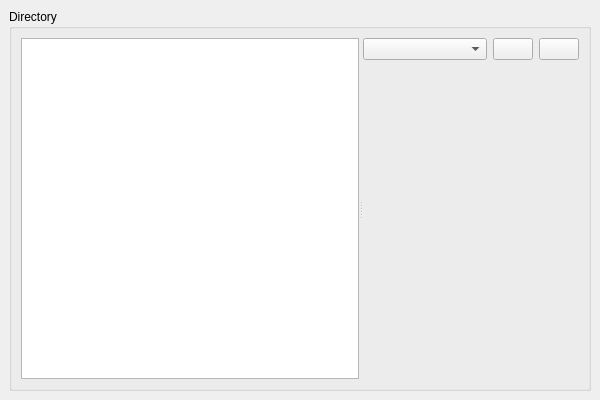
<?xml version="1.0" encoding="UTF-8"?>
<ui version="4.0">
 <class>StackedWidgetTabOptions</class>
 <widget class="QStackedWidget" name="StackedWidgetTabOptions">
  <property name="geometry">
   <rect>
    <x>0</x>
    <y>0</y>
    <width>600</width>
    <height>400</height>
   </rect>
  </property>
  <property name="windowTitle">
   <string>StackedWidget</string>
  </property>
  <property name="currentIndex">
   <number>0</number>
  </property>
  <widget class="QWidget" name="page01Directory">
   <layout class="QGridLayout" name="gridLayout">
    <item row="0" column="0">
     <widget class="QGroupBox" name="groupBox">
      <property name="title">
       <string>Directory</string>
      </property>
      <layout class="QGridLayout" name="gridLayout_3">
       <item row="0" column="0">
        <widget class="QSplitter" name="sDirectory">
         <property name="orientation">
          <enum>Qt::Horizontal</enum>
         </property>
         <widget class="QListWidget" name="lw01TreeDirectory"/>
         <widget class="QWidget" name="layoutWidget">
          <layout class="QGridLayout" name="cblBox" rowstretch="0,10" columnstretch="10,0,0" rowminimumheight="0,10" columnminimumwidth="10,0,0">
           <item row="0" column="0">
            <widget class="QComboBox" name="cb01PathData">
             <property name="editable">
              <bool>false</bool>
             </property>
            </widget>
           </item>
           <item row="0" column="1">
            <widget class="QPushButton" name="b01Reset">
             <property name="text">
              <string/>
             </property>
             <property name="icon">
              <iconset resource="rML.qrc">
               <normaloff>:/mlReset.png</normaloff>:/mlReset.png</iconset>
             </property>
            </widget>
           </item>
           <item row="0" column="2">
            <widget class="QPushButton" name="b02Save">
             <property name="text">
              <string/>
             </property>
             <property name="icon">
              <iconset resource="rML.qrc">
               <normaloff>:/mlSave.png</normaloff>:/mlSave.png</iconset>
             </property>
            </widget>
           </item>
           <item row="1" column="0" colspan="3">
            <widget class="QLabel" name="l01Preview">
             <property name="text">
              <string/>
             </property>
            </widget>
           </item>
          </layout>
         </widget>
        </widget>
       </item>
      </layout>
     </widget>
    </item>
   </layout>
  </widget>
  <widget class="QWidget" name="page02Files">
   <layout class="QGridLayout" name="gridLayout_2">
    <item row="0" column="0">
     <widget class="QGroupBox" name="gbFiles">
      <property name="title">
       <string>Text and Image Files</string>
      </property>
      <layout class="QHBoxLayout" name="horizontalLayout">
       <item>
        <widget class="QTableWidget" name="tw01Files"/>
       </item>
       <item>
        <widget class="QSplitter" name="sFiles">
         <property name="orientation">
          <enum>Qt::Horizontal</enum>
         </property>
         <widget class="QWidget" name="layoutWidget">
          <layout class="QGridLayout" name="cblBoxFile01" rowstretch="0,10" columnstretch="10,0,0" rowminimumheight="0,10" columnminimumwidth="10,0,0">
           <item row="0" column="0">
            <widget class="QComboBox" name="cb01FilePathData">
             <property name="editable">
              <bool>false</bool>
             </property>
            </widget>
           </item>
           <item row="0" column="1">
            <widget class="QPushButton" name="b01FileReset">
             <property name="text">
              <string/>
             </property>
             <property name="icon">
              <iconset resource="rML.qrc">
               <normaloff>:/mlReset.png</normaloff>:/mlReset.png</iconset>
             </property>
            </widget>
           </item>
           <item row="0" column="2">
            <widget class="QPushButton" name="b02FileSave">
             <property name="text">
              <string/>
             </property>
             <property name="icon">
              <iconset resource="rML.qrc">
               <normaloff>:/mlSave.png</normaloff>:/mlSave.png</iconset>
             </property>
            </widget>
           </item>
           <item row="1" column="0" colspan="3">
            <widget class="QLabel" name="l01FilePreview">
             <property name="text">
              <string/>
             </property>
            </widget>
           </item>
          </layout>
         </widget>
        </widget>
       </item>
      </layout>
     </widget>
    </item>
   </layout>
  </widget>
  <widget class="QWidget" name="page03Executables">
   <layout class="QGridLayout" name="gridLayout_4">
    <item row="0" column="0">
     <widget class="QGroupBox" name="gbExecutables">
      <property name="title">
       <string>Executable Files</string>
      </property>
      <layout class="QHBoxLayout" name="horizontalLayout_3">
       <item>
        <widget class="QTableWidget" name="tw01Executable"/>
       </item>
       <item>
        <widget class="QSplitter" name="sExecutables">
         <property name="orientation">
          <enum>Qt::Horizontal</enum>
         </property>
         <widget class="QWidget" name="layoutWidget_3">
          <layout class="QGridLayout" name="cblBoxExecutable01" rowstretch="0,10" columnstretch="10,0,0" rowminimumheight="0,10" columnminimumwidth="10,0,0">
           <item row="0" column="0">
            <widget class="QComboBox" name="cb01ExecutablePathData">
             <property name="editable">
              <bool>false</bool>
             </property>
            </widget>
           </item>
           <item row="0" column="1">
            <widget class="QPushButton" name="b01ExecutableReset">
             <property name="text">
              <string/>
             </property>
             <property name="icon">
              <iconset resource="rML.qrc">
               <normaloff>:/mlReset.png</normaloff>:/mlReset.png</iconset>
             </property>
            </widget>
           </item>
           <item row="0" column="2">
            <widget class="QPushButton" name="b02ExecutableSave">
             <property name="text">
              <string/>
             </property>
             <property name="icon">
              <iconset resource="rML.qrc">
               <normaloff>:/mlSave.png</normaloff>:/mlSave.png</iconset>
             </property>
            </widget>
           </item>
           <item row="1" column="0" colspan="3">
            <widget class="QLabel" name="l01ExecutablePreview">
             <property name="text">
              <string/>
             </property>
            </widget>
           </item>
          </layout>
         </widget>
        </widget>
       </item>
      </layout>
     </widget>
    </item>
   </layout>
  </widget>
 </widget>
 <resources>
  <include location="rML.qrc"/>
 </resources>
 <connections/>
</ui>
